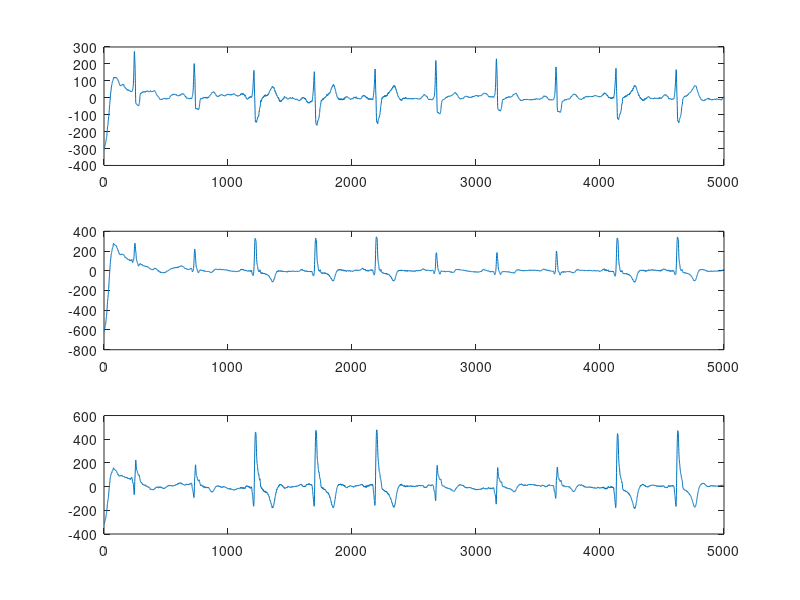

Write MATLAB code to recreate this figure. (Note: this script raises an error after producing the figure.)
%%%%%%%%%%%%%%%%%%%%%%%%%%%%%%%%%%%%%%%%%%%%%%%%%%%%
% Pre-processing:
% Bandpass, bandstop, notch filter, peak detection
%%%%%%%%%%%%%%%%%%%%%%%%%%%%%%%%%%%%%%%%%%%%%%%%%%%%

%Load data from text file folder
ecg = load('1002867.txt');

% Signal Variables
L = length(ecg);
fs = 500;
t = (1:L);  %Don't use
t1=(0:L-1)/fs;
Fv = linspace(0, 1, fix(L/2)+1)*(fs/2);
Iv = 1:length(Fv);
Lead=num2cell(ecg,1);

%Debugging: Simple plot of original ecg lead 4
F=num2cell(ecg,1);
figure
subplot(3,1,1)
plot(F{2});
subplot(3,1,2)
plot(F{3});
subplot(3,1,3)
plot(F{4});

%Flags for signal discrepencies
%All flags set to 0 for initial conditions of 12 leads
F_RA_LA = 0;    %RA and LA lead reversal
F_RA_LL = 0;    %RA and LL lead reversal
F_EMG = 0;      %Max amplitude set
F_Flat = 0;     %Flat signal line
F_Min = 0;      %Minimum amplitude on 3 channels
F_Max = 0;      %Saturation on 1 channel
F_Baseline = 0; %Baseline drift too large on any lead

% Filtering variables
order = 6;
fcutlow=0.5;   %low cut frequency in Hz
fcuthigh=100;   %high cut frequency in Hz
[b,a]=butter(order,[fcutlow,fcuthigh]/(fs/2),'bandpass');

%60Hz PLI notch filter
bandstop = designfilt('bandstopiir','FilterOrder',2, ...
               'HalfPowerFrequency1',59,'HalfPowerFrequency2',61, ...
               'DesignMethod','butter','SampleRate',fs);
          
%60Hz filter magnitude response
fvtool(bandstop,'Fs',fs)
%60Hz filter impulse response
impz(bandstop,50)

bandpass = designfilt('bandpassiir','FilterOrder',4, ...
    'HalfPowerFrequency1',0.5,'HalfPowerFrequency2',100, ...
    'SampleRate',fs);

%Bandpass filter magnitude response
fvtool(bandpass, 'fs', fs);
%60Hz filter impulse response
impz(bandpass,50)

i = 2;
filtLead={};

while i < 14
    filtLead{1,i-1} = filtfilt(bandstop,Lead{1,i});
    filtLead{1,i-1} = filtfilt(bandpass,filtLead{1,i-1});
    i = i+1;
end

%Peak finder V1: Thresholding value same across all channels and patients
%i = 1;
%peak={};
%time={};
%threshold=[];
%while i < 13
%    peak{1,i} = [];
%    time{1,i} = [];
%    threshold(i) = 0.5*max(filtLead{1,i});
%    for j = 2: L-1
%        if((filtLead{1,i}(j,1) > filtLead{1,i}(j+1,1))&&(filtLead{1,i}(j,1) > filtLead{1,i}(j-1,1)) && (filtLead{1,i}(j,1) > threshold(i)))  
%            peak{1,i}(j,1) = filtLead{1,i}(j,1);                                   
%            time{1,i}(j,1)=(j-1)/fs;     %position stored where peak value met;              
%        end
%        j=j+1;
%    end
%    peak{1,i}(peak{1,i} == 0) =[];
%    time{1,i}(time{1,i}==0)=[];
    
%    i = i+1;
%end
%i = 1;
%figure(2)
%while i < 13
%   subplot(12,1,i);
%   plot(t1, filtLead{i});
%   hold on;
%   plot(time{i}, peak{i}, '*r');
%   hold on;
%   plot(t1, Lead{1,i+1}, 'LineWidth',3);
%   i = i+1;
%end

% Peak finder V2: QRS Detection using thresholding to find peaks of interest&
% Daubechies wavelet transfor of ecg signal beore implementation of findpeaks
% function; 30 = min peak height of R wave; 300 = less than minimum distance 
% between subsequent peaks
% Parameter initialization
db2 = {};
db2rec = {};
ydb2 = {};
peaks = {};
locs = {};
i = 1;
while i < 13

    db2{1,i} = modwt(ecg(:,i+1),'db2',5);
    db2rec{1,i} = zeros(size(db2{1,i}));
    db2rec{1,i}(4:5,:) = db2{1,i}(4:5,:);
    ydb2{1,i} = imodwt(db2rec{1,i},'db2');

    %peak detection
    [peaks{1,i},locs{1,i}] = findpeaks(ydb2{1,i}(1,:),t,'MinPeakHeight',30,'MinPeakDistance',300);
    [speaks{1,i},slocs{1,i}] = findpeaks((-ydb2{1,i}(1,:)),t,'MinPeakHeight',30,'MinPeakDistance',300);
    
    figure(i)
    clf
    subplot(1,2,1);
    plot(t,ydb2{1,i}(1,:))
    hold on
    plot(locs{1,i},peaks{1,i},'ro')
    hold on
    plot(slocs{1,i},-speaks{1,i},'bo')
    grid
    %legend('ECG Signal','R-waves','S-waves','Location','northeastoutside')
    xlabel('Seconds')

    subplot(1,2,2);
    plot(t, ecg(:,i+1));
     grid
    xlabel('Seconds')
    
    i = i + 1;
    
end
i = 1; 

% Baseline drift elimination:
% Output is 'D' the detrended signal for 12 leads, after filtering
% C is the cellularized matrix of the 12 leads
filt_lead_mat = cell2mat(filtLead);
C=num2cell(filt_lead_mat,1); %call C{1}...C{12}

%Initialize detrended lead data matrix 'D' to be zeros
D = zeros(L, 12);
%f_y = zeros(L, 12);
% Baseline drift greater than 2.5mV in any lead
j=1;
figure
while j < 13
    [p,s,mu] = polyfit((1:numel(C{j}))',C{j},6);
    f_y(:,j) = polyval(p,(1:numel(C{j}))',[],mu);
    
    D(:,j) = C{j} - f_y(:,j);   % Detrend data using polyfit curve f_y

    subplot(2,1,1);
    plot(t1, D);
    title('Detrended ECG Signal'), xlabel('Time (sec)'), ylabel('Voltage(uV)')
    axis([0 10 -500 500]);  %Mutual axes
    
    subplot(2,1,2);
    plot(t1, C{j});
    title('Original ECG Signal'), xlabel('Time (sec)'), ylabel('Voltage(uV)')
    axis([0 10 -500 500]);
    
    hold on
    
    %Baseline drift flag check
    if f_y(:,j) > 2500
        F_Baseline = 1;
    end
    
    j=j+1;
end

%%%%%%%%%%%%%%%%%%%%%%%%%%%%%%%%%%%%%%%%%%%%%%%%%%%%%%%%%%%%%%
%Processing
%Misplaced electrode, low and high amplitude, motion artifacts,
%flat line detection
%Input should be D - detended/filtered data
%%%%%%%%%%%%%%%%%%%%%%%%%%%%%%%%%%%%%%%%%%%%%%%%%%%%%%%%%%%%%%

%Indices set
k=1;
j=1;

%Initialize matrices to zeros
max_ampl = zeros(1,12);
min_ampl = zeros(1,12);
max_sum = zeros(1,12);
max_avg = zeros(1,12);
min_sum = zeros(1,12);
min_avg = zeros(1,12);

%Lead Initialization
%filtLead = lead data after all filtering
l_1=D(:,1);    %Lead I: Small Q wave, largest R, small or no S, upright T
l_2=D(1,2);    %Lead II: No Q wave, large R, small or no S, upright T 
l_3=D(1,3);    %Lead III: Small Q wave, variable R, variable S, variable T
l_4=D(1,4);    %aVR: Variable Q wave, small R, large S, inverted T 
l_5=D(1,5);    %avL: Variable Q wave, varialbe R wave, none to large S, variable T
l_6=D(1,6);    %avF: small Q wave, small R, variable S, variable T
l_7=D(1,7);    %V1: QS complex, small R, large S, variable T
l_8=D(1,8);    %V2: No Q wave, larger R than V1, large S, unpright T
l_9=D(1,9);    %V3: No Q wave, variable S, variable R, upright T
l_10=D(1,10);  %V4: No Q wave, larger R than V3, smaller S than V3, upright T
l_11=D(1,11);  %V5: Small Q wave, larger R than V4, smaller S than V4, upright T
l_12=D(1,12);  %V6: small Q wave, smaller R than V5, smaller S than V5, upright T

% Saturation (high amplitude) condition and flag setting:
% If any lead is considered high amplitude (greater than 2mV for excerpt of continuous 200 msec ),
% F_max is set to 1, and 12-lead ECG is considered unacceptable due to motion artifacts or EMG
% noise.
%checkhigh = 0;
x=0;

while k < 13
    while x < 50
        count_1 = 1+(x*100);
        count_2 = 100+(x*100);
        %column_x = x+1;
        
        %200msec = 100 samples out of 5000 samples per D value
        %s_mat = D(1:100, 1);    %trial
        submatrix_D = D(count_1:count_2, k);
        max_submatrix_D = max(submatrix_D);
        
        if (max_submatrix_D > 2000)
            F_Max = 1;
        end
        x=x+1;
    end
    x=0;
    k=k+1;
    
end

% Flat line condition and flag setting:
% If any lead is considered to to a constant 0 voltage for at least 1sec
% length, F_Flat is set to 1, and 12-lead ECG is considered unacceptable.
checkflatline = 0;
y=0;
k=1;

while k < 13
    while y < 10
        f_count_1 = 1+(y*500);
        f_count_2 = 500+(y*500);
        %column_y = y+1;
        
        %200msec = 100 samples out of 5000 samples per D value
        %s_mat = D(1:100, 1);    %trial
        f_submatrix_D = D(f_count_1:f_count_2, k);
        f_max_submatrix_D = max(f_submatrix_D);
        
        if (f_max_submatrix_D == 0)
            F_Flat = 1;
        end
        y=y+1;
    end
    y=0;
    k=k+1;
    
end
k=1;

%Search for maximum of peak values in peak[] of 12 leads
while k < 13
    max_ampl(k) = max(peaks{1,k});
    min_ampl(k) = min(peaks{1,k});
    
    % Voltage averaging of peaks for 12 leads
    max_sum(k) = sum(peaks{1,k});
    max_avg(k) = max_sum(k)/12;
    
    min_sum(k) = sum(peaks{1,k});
    min_avg(k) = min_sum(k)/12;
    
    k=k+1;
end
k=1;

% Low amplitude condition and flag setting:
% If three leads are considered low amplitude (less than 125uV), F_Min is set to 1, and
% 12-lead ECG is considered unacceptable due to possible poor skin-electrode
% contact.
checklow = 0;
while k < 13
    min_length = length(peaks{k});
    if max_ampl(k) < 125 || min_length < 4  %thresholding check: if not enough peaks detected, or min ampl = low saturation
        checklow = checklow+1;
    end
    if checklow == 3
        F_Min = 1;
    end
    k=k+1;
end                                
        
% EMG Noise condition:
% If peak[] length is greater than 100; peaks too frequent to be bpm; set
% EMG noise flag to 1.
k=1;
while k < 13
    if length(peaks{1,k}) > 100
        F_EMG = 1;
    end
    k=k+1;
end

% Beats per minute calculation:
% Patients heartbeat, frequency of beats- in gui
t_total = max(t1);  %msec; generally 10sec but can be smaller
sum_bpm = 0;
avg_bpm = 0;
i = 1;

while i < 13
    peaks_i_length = length(peaks{1,i});
    sum_bpm = sum_bpm + peaks_i_length;  %number of peaks for 6*10sec sample = extension to 60sec of data
    i=i+1;
end
avg_bpm = (sum_bpm*6)/12;

%Wavelet just for visualization of approximations of compression on D
%matrix
i = 1;
while i < 13  
    D_wave=num2cell(D,1);
    [a1,d1] = dwt(D_wave{i}, 'db2');
    [a2,d2] = dwt(a1, 'db2');
    [a3,d3] = dwt(a2, 'db2');
    [a4,d4] = dwt(a3, 'db2');
    [a5,d5] = dwt(a4, 'db2');
    i=i+1;
    %Plot approximations of ecg signal for a1-a5 daub wavelet coefficients
    %to determine best compression factor (a3)
    %figure
    %subplot(5,1,1);
    %plot(a1);
    %title('Approximation Levels 1-4');
    %subplot(5,1,2);
    %plot(a2);
    %subplot(5,1,3);
    %plot(a3);
    %subplot(5,1,4);
    %plot(a4);
    %subplot(5,1,5);
    %plot(a5);
end
